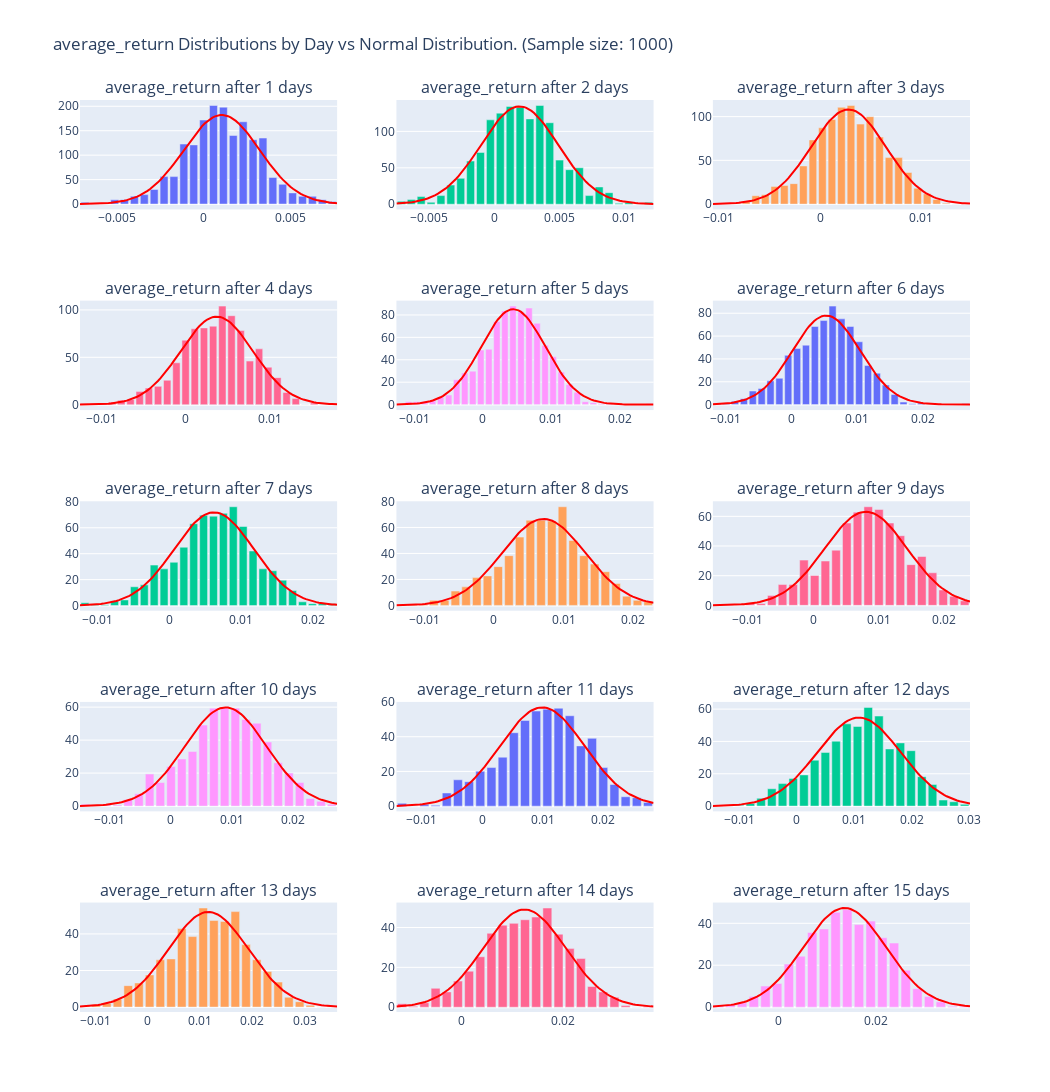

Here is the notebook cell this chart was saved with:
### Markdown cell above
We create visualizations (histograms and Q-Q plots) for each metric and each day. This allows us to visually assess the shape of our distributions

### Code cell
# Histograms of the metric distributions for each day
metric_name = 'average_return'
metric_data = basecase_metrics[metric_name]
num_days = len(metric_data)
num_cols = 3
num_rows = (num_days + num_cols - 1) // num_cols

fig = make_subplots(rows=num_rows, cols=num_cols,
                    subplot_titles=[f"{metric_name} after {day} days" for day in metric_data.keys()],
                    vertical_spacing=0.1)

for idx, (day, values) in enumerate(metric_data.items()):
    row = idx // num_cols + 1
    col = idx % num_cols + 1
    
    # Calculate histogram data
    hist, bin_edges = np.histogram(values, bins='auto', density=True)
    bin_centers = (bin_edges[:-1] + bin_edges[1:]) / 2
    
    # Plot histogram
    fig.add_trace(go.Bar(x=bin_centers, y=hist, name='', showlegend=False,
                            hoverinfo='x'),
                    row=row, col=col)
    
    # Fit a normal distribution to the data
    mu, std = np.mean(values), np.std(values)
    x = np.linspace(min(values), max(values), 100)
    p = stats.norm.pdf(x, mu, std)
    
    # Plot the normal distribution
    fig.add_trace(go.Scatter(x=x, y=p, mode='lines', name='Normal Distribution',
                                line=dict(color='red'), showlegend=False,
                                hoverinfo='name'),
                    row=row, col=col)
    
    # Update axes labels
    fig.update_xaxes(title_text=None, row=row, col=col)
    fig.update_yaxes(title_text=None, row=row, col=col)
    
    # Center the x-axis range
    fig.update_xaxes(range=[np.percentile(values, 0), np.percentile(values, 100)], row=row, col=col)

fig.update_layout(height=300*num_rows, width=350*num_cols,
                    title_text=f"{metric_name} Distributions by Day vs Normal Distribution. (Sample size: {len(values)})")

fig.show()
